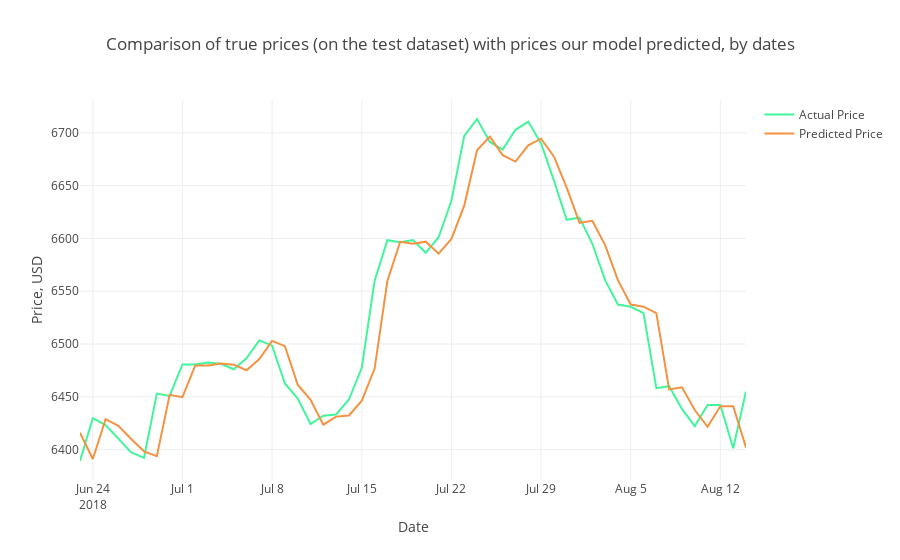

The notebook cell saved with this chart:
### Code cell
# Ahora se extrae con el formato de fechas y se traza 
Test_Dates =BTC_daily_price.iloc[BTC_daily_price.index>=test_from_date].index

trace1 = go.Scatter(x=Test_Dates, y=observated_test, name= 'Actual Price',
                   line = dict(color = ('rgb(66, 244, 155)'),width = 2))
trace2 = go.Scatter(x=Test_Dates, y=predicted_test, name= 'Predicted Price',
                   line = dict(color = ('rgb(244, 146, 65)'),width = 2))
data = [trace1, trace2]
layout = dict(title = 'Comparison of true prices (on the test dataset) with prices our model predicted, by dates',
             xaxis = dict(title = 'Date'), yaxis = dict(title = 'Price, USD'))
fig = dict(data=data, layout=layout)
py.iplot(fig, filename='results_demonstrating1')
